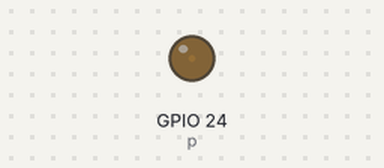
This program was run on a simulated Raspberry Pi (BCM pin numbers). On the bench: output pins drawn as LEDs (lit = HIGH).

Above: at 0.05 s.
At 0.7 s:
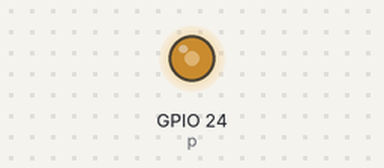
At 1.1 s:
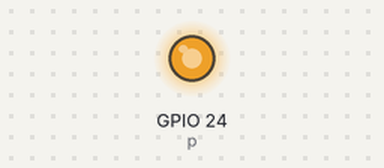
At 2.2 s:
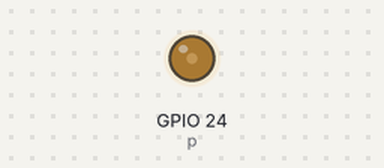
Timing chart, 0 to 5.8 s (numbered marks = the images above):
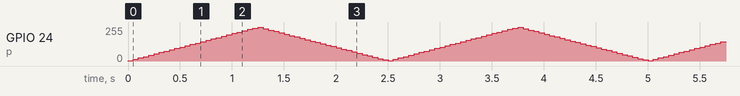

The program:

fade_blue.py
```python
import RPi.GPIO as GPIO
import time
GPIO.setmode(GPIO.BCM)
GPIO.setup(24, GPIO.OUT)

p = GPIO.PWM(24, 500) #frequency 500Hz
p.start(100)
try:
    while 1:
        for dc in range(1,100,4):
            p.ChangeDutyCycle(dc)
            time.sleep(0.05)
        for dc in range(99, 0, -4):
            p.ChangeDutyCycle(dc)
            time.sleep(0.05)
except KeyboardInterrupt:
    pass
p.stop
GPIO.cleanup()
```
